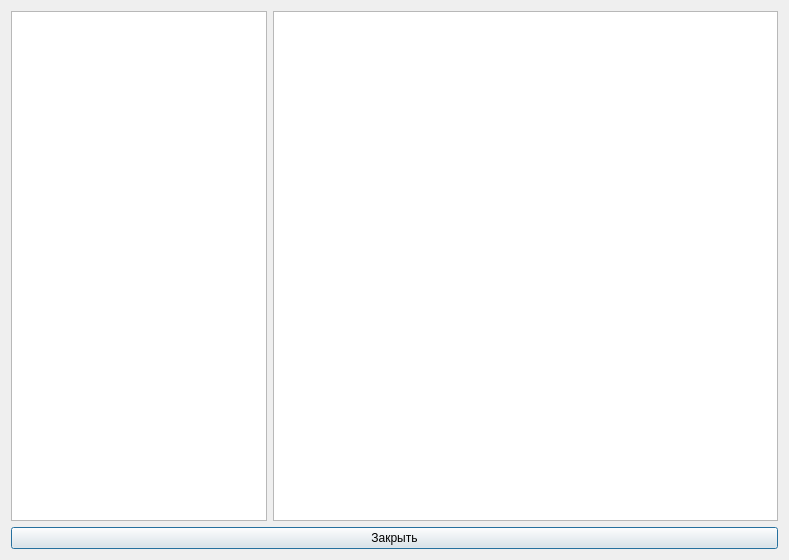
<?xml version="1.0" encoding="UTF-8"?>
<ui version="4.0">
 <class>help</class>
 <widget class="QDialog" name="help">
  <property name="geometry">
   <rect>
    <x>0</x>
    <y>0</y>
    <width>789</width>
    <height>560</height>
   </rect>
  </property>
  <property name="windowTitle">
   <string>Dialog</string>
  </property>
  <layout class="QGridLayout" name="gridLayout">
   <item row="1" column="0">
    <widget class="QPushButton" name="pushButton">
     <property name="text">
      <string>Закрыть</string>
     </property>
    </widget>
   </item>
   <item row="0" column="0">
    <layout class="QHBoxLayout" name="horizontalLayout" stretch="0,1">
     <item>
      <widget class="QListWidget" name="listWidget"/>
     </item>
     <item>
      <widget class="QTextBrowser" name="textBrowser"/>
     </item>
    </layout>
   </item>
  </layout>
 </widget>
 <resources/>
 <connections/>
</ui>
